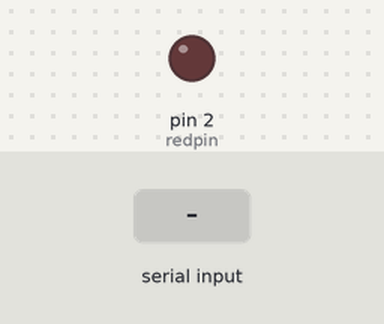
The sketch below on a simulated Arduino Mega 2560, built with avr-gcc and run on an emulated ATmega2560. Parts: output pins drawn as LEDs (lit = HIGH). Inputs (shaded band) come from the test bench. Pins used as bus, display or sensor lines are not drawn.

Above: at 1.2 s.
1.3 s: "HOT" received over the second serial link
At 2.7 s:
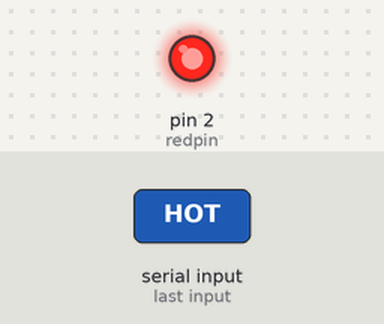
3.8 s: "MODERATE" received over the second serial link
At 6.0 s:
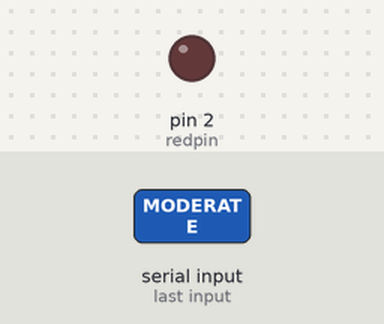
Timing chart, 0 to 7.5 s (numbered marks = the images above; inputs shaded):
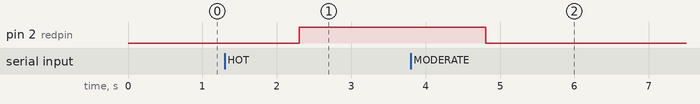

The sketch:

teensy3.ino
```cpp
//#include <SoftwareSerial.h>

int greenpin = 0;
int yellowpin = 1;
int redpin = 2;

#define rxPin 7 // Teensy pin 7 <--> HC-05 Tx
#define txPin 8 // Teensy pin 8 <--> HC-05 Rx

void setup() {
// Setup serial for monitor and Setup Serial1 for BlueTooth
  Serial.begin(9600);
  Serial1.begin(9600);

  // Setup for LEDpins
  pinMode(greenpin, OUTPUT);
  pinMode(yellowpin, OUTPUT);
  pinMode(redpin, OUTPUT);
}

void loop() {
// Process commands from bluetooth first.
//  if(Serial1.available() > 0){
    String str = Serial1.readString().substring(0);

    if(str == "HOT"){
      digitalWrite(redpin, HIGH);
      digitalWrite(yellowpin, LOW);
      digitalWrite(greenpin, LOW);
    }
    else if(str == "MODERATE"){
      digitalWrite(redpin, LOW);
      digitalWrite(yellowpin, HIGH);
      digitalWrite(greenpin, LOW);
    }
    else if(str == "COLD"){
      digitalWrite(redpin, LOW);
      digitalWrite(yellowpin, LOW);
      digitalWrite(greenpin, HIGH);
    }
  }
//}
```

Measured:
- after the input at 1.3 s, pin 2 (redpin): LOW → HIGH after 1.0 s
- after the input at 3.8 s, pin 2 (redpin): HIGH → LOW after 1.0 s
